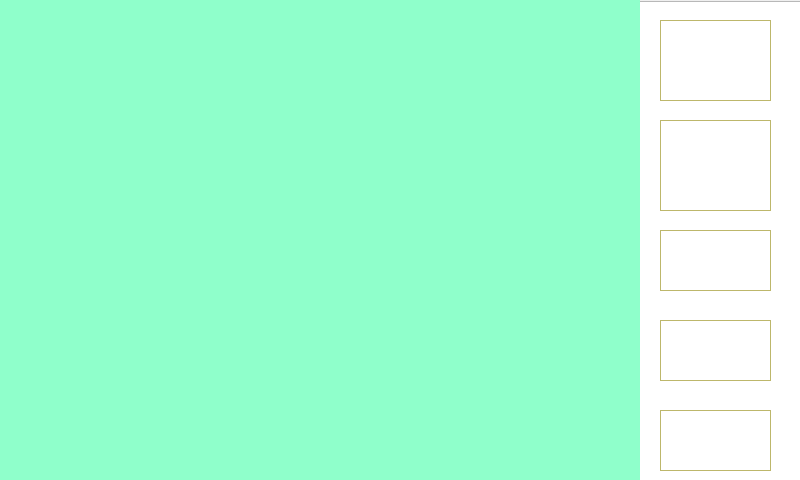
<?xml version="1.0" encoding="UTF-8"?>
<ui version="4.0">
 <class>surveillanceWindow</class>
 <widget class="QMainWindow" name="surveillanceWindow">
  <property name="geometry">
   <rect>
    <x>0</x>
    <y>0</y>
    <width>800</width>
    <height>480</height>
   </rect>
  </property>
  <property name="windowTitle">
   <string>MainWindow</string>
  </property>
  <widget class="QWidget" name="centralwidget">
   <widget class="QPushButton" name="captureButton">
    <property name="geometry">
     <rect>
      <x>660</x>
      <y>230</y>
      <width>111</width>
      <height>61</height>
     </rect>
    </property>
    <property name="styleSheet">
     <string notr="true">background-color: rgba(255, 255, 255, 60%);
border:1px solid darkkhaki;
border-image: url(:/image/captrue.png);</string>
    </property>
    <property name="text">
     <string/>
    </property>
   </widget>
   <widget class="QPushButton" name="stopButton">
    <property name="geometry">
     <rect>
      <x>660</x>
      <y>120</y>
      <width>111</width>
      <height>91</height>
     </rect>
    </property>
    <property name="styleSheet">
     <string notr="true">background-color: rgba(255, 255, 255, 60%);
border:1px solid darkkhaki;
border-image: url(:/image/stop.png);</string>
    </property>
    <property name="text">
     <string/>
    </property>
   </widget>
   <widget class="QLabel" name="label">
    <property name="geometry">
     <rect>
      <x>0</x>
      <y>0</y>
      <width>640</width>
      <height>480</height>
     </rect>
    </property>
    <property name="styleSheet">
     <string notr="true">background-color: rgb(143, 255, 203);</string>
    </property>
    <property name="text">
     <string/>
    </property>
   </widget>
   <widget class="QPushButton" name="startButton">
    <property name="geometry">
     <rect>
      <x>660</x>
      <y>20</y>
      <width>111</width>
      <height>81</height>
     </rect>
    </property>
    <property name="styleSheet">
     <string notr="true">background-color: rgba(255, 255, 255, 60%);
border:1px solid darkkhaki;
border-image: url(:/image/start.png);</string>
    </property>
    <property name="text">
     <string/>
    </property>
   </widget>
   <widget class="QPushButton" name="backButton">
    <property name="geometry">
     <rect>
      <x>660</x>
      <y>410</y>
      <width>111</width>
      <height>61</height>
     </rect>
    </property>
    <property name="styleSheet">
     <string notr="true">background-color: rgba(255, 255, 255, 60%);
border:1px solid darkkhaki;
border-image: url(:/image/back.png);</string>
    </property>
    <property name="text">
     <string/>
    </property>
   </widget>
   <widget class="QPushButton" name="recordButton">
    <property name="geometry">
     <rect>
      <x>660</x>
      <y>320</y>
      <width>111</width>
      <height>61</height>
     </rect>
    </property>
    <property name="styleSheet">
     <string notr="true">background-color: rgba(255, 255, 255, 60%);
border:1px solid darkkhaki;
border-image: url(:/image/record.png);</string>
    </property>
    <property name="text">
     <string/>
    </property>
   </widget>
   <widget class="QListWidget" name="listWidget">
    <property name="geometry">
     <rect>
      <x>0</x>
      <y>1</y>
      <width>801</width>
      <height>481</height>
     </rect>
    </property>
    <property name="styleSheet">
     <string notr="true">background-image: url(:/image/bg1.jpg);</string>
    </property>
   </widget>
   <zorder>listWidget</zorder>
   <zorder>captureButton</zorder>
   <zorder>stopButton</zorder>
   <zorder>label</zorder>
   <zorder>startButton</zorder>
   <zorder>backButton</zorder>
   <zorder>recordButton</zorder>
  </widget>
 </widget>
 <resources/>
 <connections/>
</ui>
